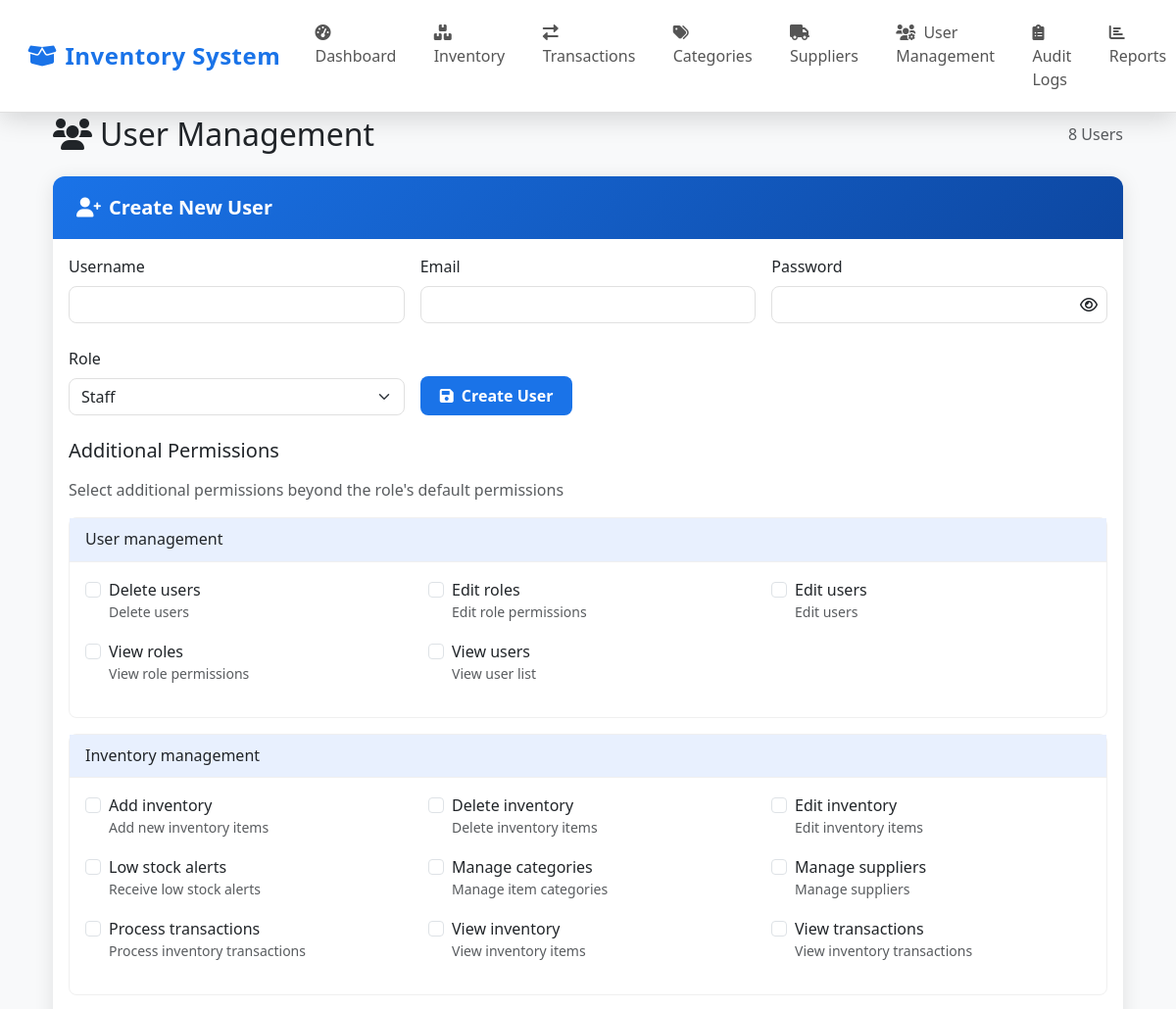
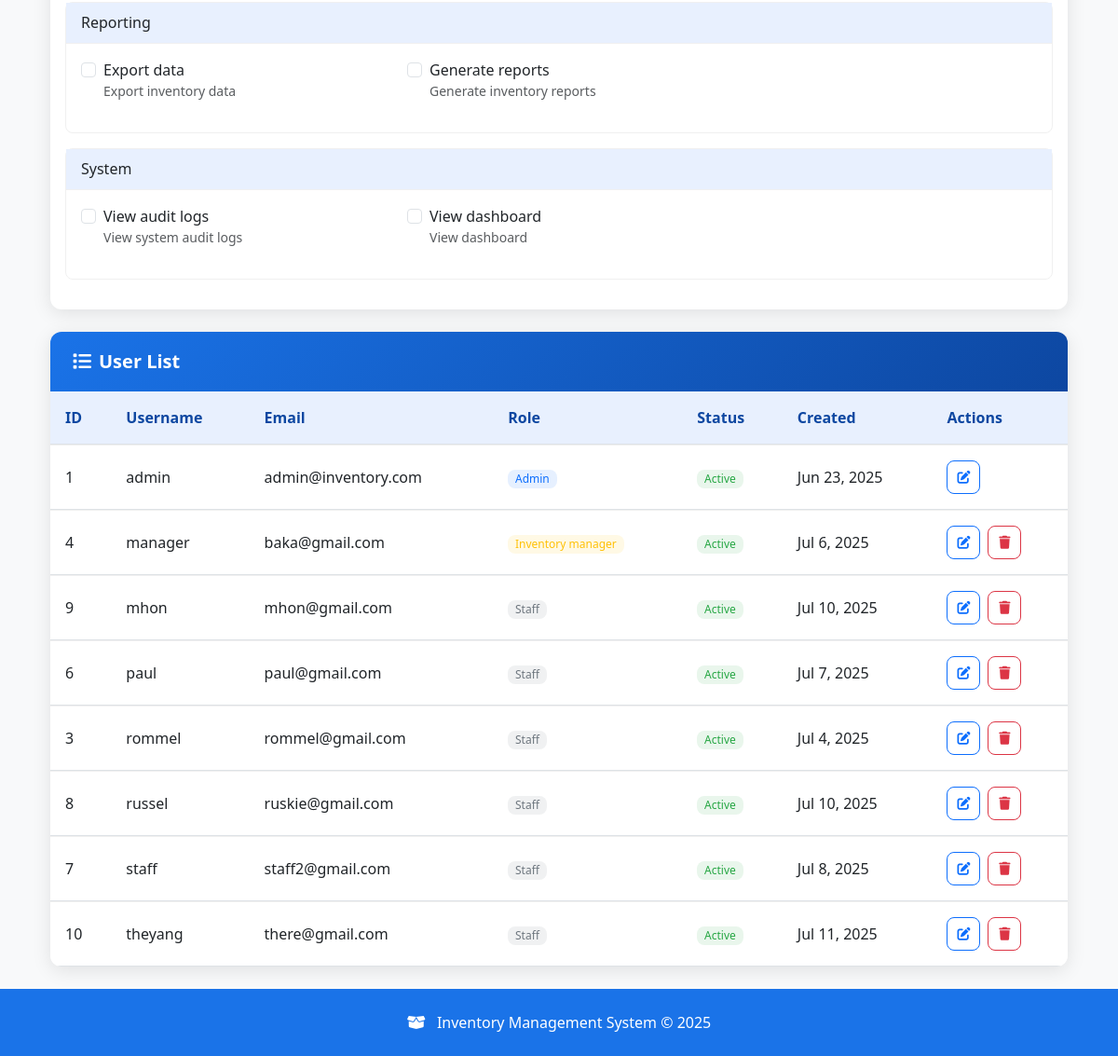
The page /admin/users.php (signed in) on the database its author committed (2 pictures, top to bottom).
### tables this page shows
CREATE TABLE `permissions` (
  `id` int(11) NOT NULL,
  `name` varchar(50) NOT NULL,
  `description` text DEFAULT NULL,
  `category` enum('user_management','inventory_management','reporting','system') NOT NULL
);

CREATE TABLE `users` (
  `id` int(11) NOT NULL,
  `username` varchar(50) NOT NULL,
  `password` varchar(255) NOT NULL,
  `email` varchar(100) NOT NULL,
  `role` enum('admin','inventory_manager','staff') NOT NULL DEFAULT 'staff',
  `is_active` tinyint(1) DEFAULT 1,
  `created_at` timestamp NOT NULL DEFAULT current_timestamp(),
  `updated_at` timestamp NOT NULL DEFAULT current_timestamp() ON UPDATE current_timestamp()
);

### includes/auth.php (called while the page is built, shortened)
<?php
function hasPermission($permissionName) {
    $conn = getDBConnection();
    $userId = $_SESSION['user_id'];
    $stmt = $conn->prepare("SELECT p.name FROM user_permissions up
                           JOIN permissions p ON up.permission_id = p.id
                           WHERE up.user_id = ? AND p.name = ?");
    $stmt->bind_param("is", $userId, $permissionName);
    $stmt->execute();
    $result = $stmt->get_result();
    $stmt = $conn->prepare("SELECT p.name FROM users u
                           JOIN role_permissions rp ON u.role = rp.role
                           JOIN permissions p ON rp.permission_id = p.id
                           WHERE u.id = ? AND p.name = ?");
    $stmt->bind_param("is", $userId, $permissionName);
    $stmt->execute();
    $result = $stmt->get_result();
    $hasPermission = $result->num_rows > 0;
    return $hasPermission;
}

### admin/users.php (the view, shortened to what this page needs)
<?php
require_once __DIR__ . '/../includes/auth.php';
$conn = getDBConnection();
$users = [];
$user_ids = [];
$result = $conn->query("SELECT * FROM users ORDER BY role, username");
while ($row = $result->fetch_assoc()) {
    if (!in_array($row['id'], $user_ids)) {
        $users[] = $row;
        $user_ids[] = $row['id'];
    }
}
$permissions = [];
$permResult = $conn->query("SELECT * FROM permissions ORDER BY category, name");
while ($row = $permResult->fetch_assoc()) {
    $permissions[$row['category']][] = $row;
}
foreach ($users as $key => $user) {
    $users[$key]['permissions'] = [];
    $userPerms = $conn->query("SELECT permission_id FROM user_permissions WHERE user_id = {$user['id']}");
    while ($row = $userPerms->fetch_assoc()) {
        $users[$key]['permissions'][] = $row['permission_id'];
    }
}
?>
<?php include __DIR__ . '/../includes/header.php'; ?>
<div class="floating-shapes">
</div>
<div class="users-container">
    <div class="container py-4">
        <div class="d-flex justify-content-between align-items-center mb-4">
            <h2 class="mb-0">
                <i class="fas fa-users me-2"></i>User Management
            </h2>
            <div class="text-muted">
                <?php echo count($users); ?> <?php echo count($users) === 1 ? 'User' : 'Users'; ?>
            </div>
        </div>
        <?php if (hasPermission('edit_users')): ?>
            <div class="card mb-4">
                <div class="card-header">
                    <h5 class="mb-0">
                        <i class="fas fa-user-plus me-2"></i>Create New User
                    </h5>
                </div>
                <div class="card-body">
                    <form method="POST" action="users.php">
                        <div class="row g-3">
                            <div class="col-md-4">
                                <label for="username" class="form-label">Username</label>
                                <input type="text" class="form-control" id="username" name="username" required>
                            </div>
                            <div class="col-md-4">
                                <label for="email" class="form-label">Email</label>
                                <input type="email" class="form-control" id="email" name="email" required>
                            </div>
                            <div class="col-md-4">
                                <label for="password" class="form-label">Password</label>
                                <div class="password-input-container">
                                    <input type="password" class="form-control" id="password" name="password" minlength="8" required>
                                    <i class="far fa-eye password-toggle" data-target="password"></i>
                                </div>
                            </div>
                        </div>
                        <div class="row g-3 mt-2">
                            <div class="col-md-4">
                                <label for="role" class="form-label">Role</label>
                                <select class="form-select" id="role" name="role" required>
                                    <option value="staff" selected>Staff</option>
                                </select>
                            </div>
                            <div class="col-md-8 d-flex align-items-end">
                                <button type="submit" name="create_user" class="btn btn-primary">
                                    <i class="fas fa-save me-1"></i> Create User
                                </button>
                            </div>
                        </div>
                        <?php if (hasPermission('edit_roles')): ?>
                        <div class="mt-4">
                            <h5 class="mb-3">Additional Permissions</h5>
                            <p class="text-muted">Select additional permissions beyond the role's default permissions</p>
                            <?php foreach ($permissions as $category => $perms): ?>
                                <div class="permission-card">
                                    <div class="permission-card-header">
                                        <h6 class="mb-0"><?php echo ucfirst(str_replace('_', ' ', $category)); ?></h6>
                                    </div>
                                    <div class="card-body">
                                        <div class="row">
                                            <?php foreach ($perms as $perm): ?>
                                                <div class="col-md-4 mb-3">
                                                    <div class="form-check">
                                                        <input class="form-check-input" type="checkbox"
                                                            name="permissions[]"
                                                            value="<?php echo $perm['id']; ?>"
                                                            id="perm_<?php echo $perm['id']; ?>">
                                                        <label class="form-check-label" for="perm_<?php echo $perm['id']; ?>">
                                                            <?php echo ucfirst(str_replace('_', ' ', $perm['name'])); ?>
                                                        </label>
                                                        <?php if ($perm['description']): ?>
                                                            <small class="text-muted d-block"><?php echo $perm['description']; ?></small>
                                                        <?php endif; ?>
                                                    </div>
                                                </div>
                                            <?php endforeach; ?>
                                        </div>
                                    </div>
                                </div>
                            <?php endforeach; ?>
                        </div>
                        <?php endif; ?>
                    </form>
                </div>
            </div>
        <?php endif; ?>
        <div class="card">
            <div class="card-header">
                <h5 class="mb-0">
                    <i class="fas fa-list me-2"></i>User List
                </h5>
            </div>
            <div class="card-body p-0">
                <div class="table-responsive">
                    <table class="table table-hover mb-0">
                        <thead>
                            <tr>
                                <th>ID</th>
                                <th>Username</th>
                                <th>Email</th>
                                <th>Role</th>
                                <th>Status</th>
                                <th>Created</th>
                                <th class="action-btns">Actions</th>
                            </tr>
                        </thead>
                        <tbody>
                            <?php foreach ($users as $user): ?>
                                <tr>
                                    <td><?php echo $user['id']; ?></td>
                                    <td><?php echo htmlspecialchars($user['username']); ?></td>
                                    <td><?php echo htmlspecialchars($user['email']); ?></td>
                                    <td>
                                        <span class="badge <?php
                                            echo $user['role'] == 'admin' ? 'badge-admin' :
                                                ($user['role'] == 'inventory_manager' ? 'badge-manager' : 'badge-staff');
                                        ?>">
                                            <?php echo ucfirst(str_replace('_', ' ', $user['role'])); ?>
                                        </span>
                                    </td>
                                    <td>
                                        <span class="badge <?php echo $user['is_active'] ? 'badge-active' : 'badge-inactive'; ?>">
                                            <?php echo $user['is_active'] ? 'Active' : 'Inactive'; ?>
                                        </span>
                                    </td>
                                    <td><?php echo date('M j, Y', strtotime($user['created_at'])); ?></td>
                                    <td class="action-btns">
                                        <div class="d-flex gap-2">
                                            <button class="btn btn-sm btn-outline-primary action-btn edit-btn"
                                                    data-bs-toggle="modal"
                                                    data-bs-target="#editUserModal<?php echo $user['id']; ?>"
                                                    data-bs-toggle="tooltip" title="Edit User">
                                                <i class="fas fa-edit"></i>
                                            </button>
                                            <?php if (hasPermission('delete_users') && $user['id'] != $_SESSION['user_id']): ?>
                                                <a href="users.php?delete=<?php echo $user['id']; ?>"
                                                class="btn btn-sm btn-outline-danger action-btn delete-btn"
                                                data-bs-toggle="tooltip" title="Delete User">
                                                    <i class="fas fa-trash"></i>
                                                </a>
                                            <?php endif; ?>
                                        </div>
                                    </td>
                                </tr>
                            <?php endforeach; ?>
                        </tbody>
                    </table>
                </div>
            </div>
        </div>
    </div>
</div>
<?php include __DIR__ . '/../includes/footer.php'; ?>

### includes/header.php (style rules this page uses)
:root { --primary-blue: #1a73e8; --dark-blue: #0d47a1; --light-blue: #e8f0fe; --hover-blue: #4285f4; --white: #ffffff; }
body { font-family: 'Segoe UI', Tahoma, Geneva, Verdana, sans-serif; background-color: var(--white); overflow-x: hidden; padding-top: 70px; }
.container { animation: fadeInUp 0.6s ease; }

### admin/users.php (style rules this page uses)
:root { --primary-blue: #1a73e8; --dark-blue: #0d47a1; --light-blue: #e8f0fe; --hover-blue: #4285f4; --white: #ffffff; --shadow: 0 4px 20px rgba(0, 0, 0, 0.1); --glow: 0 0 15px rgba(26, 115, 232, 0.3); }
body { background-color: #f8f9fa; font-family: 'Poppins', 'Segoe UI', Tahoma, Geneva, Verdana, sans-serif; }
.users-container { background-color: #f8f9fa; min-height: calc(100vh - 120px); }
.card { border: none; border-radius: 12px; box-shadow: var(--shadow); overflow: hidden; transition: all 0.3s ease; }
.card-header { background: linear-gradient(135deg, var(--primary-blue), var(--dark-blue)); color: white; padding: 1.25rem 1.5rem; border-bottom: none; }
.card-header h5 { font-weight: 600; margin: 0; }
.btn-primary { background-color: var(--primary-blue); border: none; border-radius: 8px; padding: 0.5rem 1.25rem; font-weight: 600; transition: all 0.3s ease; }
.form-control, .form-select { border-radius: 8px; border: 1px solid #e0e0e0; }
.table { border-collapse: separate; border-spacing: 0; }
.table thead th { background-color: var(--light-blue); color: var(--dark-blue); border-top: none; font-weight: 600; }
.table th, .table td { padding: 1rem; vertical-align: middle; border-top: 1px solid #f0f0f0; }
.badge { border-radius: 8px; font-weight: 500; padding: 0.35em 0.65em; }
.badge-active { background-color: rgba(40, 167, 69, 0.1); color: #28a745; }
.badge-admin { background-color: rgba(13, 110, 253, 0.1); color: #0d6efd; }
.badge-manager { background-color: rgba(255, 193, 7, 0.1); color: #ffc107; }
.badge-staff { background-color: rgba(108, 117, 125, 0.1); color: #6c757d; }
.action-btn { width: 36px; height: 36px; display: inline-flex; align-items: center; justify-content: center; border-radius: 8px; }
.floating-shapes { position: fixed; width: 100%; height: 100%; overflow: hidden; z-index: -1; pointer-events: none; }
.permission-card { border-radius: 8px; margin-bottom: 1rem; border: 1px solid #f0f0f0; }
.permission-card-header { background-color: var(--light-blue); padding: 0.75rem 1rem; border-bottom: 1px solid #f0f0f0; }
.password-toggle { cursor: pointer; position: absolute; right: 10px; top: 50%; transform: translateY(-50%); z-index: 5; }
.password-input-container { position: relative; }

### rows shown on the page
permissions: name "Delete users", description "Delete users"
permissions: name "Edit roles", description "Edit role permissions"
permissions: name "Edit users", description "Edit users"
permissions: name "View roles", description "View role permissions"
permissions: name "View users", description "View user list"
permissions: name "Add inventory", description "Add new inventory items"
permissions: name "Delete inventory", description "Delete inventory items"
permissions: name "Edit inventory", description "Edit inventory items"
permissions: name "Low stock alerts", description "Receive low stock alerts"
permissions: name "Manage categories", description "Manage item categories"
permissions: name "Manage suppliers", description "Manage suppliers"
permissions: name "Process transactions", description "Process inventory transactions"
permissions: name "View inventory", description "View inventory items"
permissions: name "View transactions", description "View inventory transactions"
permissions: name "Export data", description "Export inventory data"
permissions: name "Generate reports", description "Generate inventory reports"
permissions: name "View audit logs", description "View system audit logs"
permissions: name "View dashboard", description "View dashboard"
users: id "1", username "admin", email "admin@inventory.com", role "Admin", is_active "Active", created_at "Jun 23, 2025"
users: id "4", username "manager", email "baka@gmail.com", role "Inventory manager", is_active "Active", created_at "Jul 6, 2025"
users: id "9", username "mhon", email "mhon@gmail.com", role "Staff", is_active "Active", created_at "Jul 10, 2025"
users: id "6", username "paul", email "paul@gmail.com", role "Staff", is_active "Active", created_at "Jul 7, 2025"
users: id "3", username "rommel", email "rommel@gmail.com", role "Staff", is_active "Active", created_at "Jul 4, 2025"
users: id "8", username "russel", email "ruskie@gmail.com", role "Staff", is_active "Active", created_at "Jul 10, 2025"
users: id "7", username "staff", email "staff2@gmail.com", role "Staff", is_active "Active", created_at "Jul 8, 2025"
users: id "10", username "theyang", email "there@gmail.com", role "Staff", is_active "Active", created_at "Jul 11, 2025"

### other values the page prints
count($users) "8"
str_replace('_', ' ', $category) "User management"
str_replace('_', ' ', $category) "Inventory management"
str_replace('_', ' ', $category) "Reporting"
str_replace('_', ' ', $category) "System"
